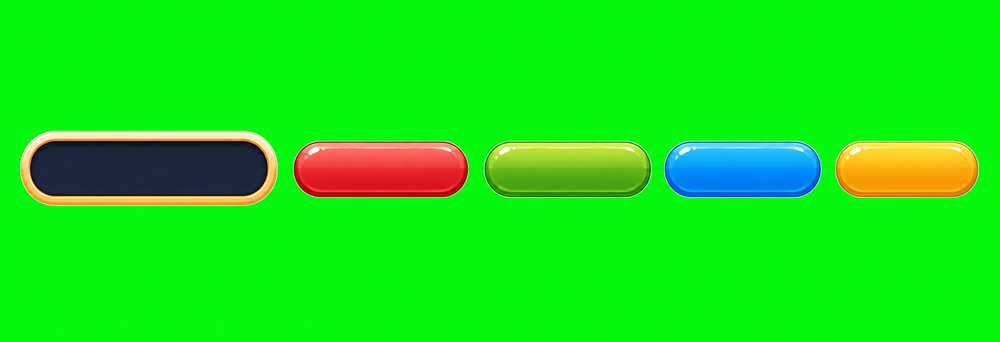
#> input picture 美术开发/元素提取/battle_screen_new_style/image2_raw/ui_hp_capsule_gold_groove_image2_chroma.png, 1000 x 342 px, shrunk from 2146 x 733 before the run
$ python import_battle_hp_capsule_image2.py
#> lines starting #> are read from the running program, lines starting #| are printed output that depends on the picture; after the words box and inside, x2 and y2 are one past the last pixel; in counts of white or black regions, pixels touching at a corner belong together
#!/usr/bin/env python3
"""Split the image-2 gold-groove HP sheet into formal and runtime assets."""

from __future__ import annotations

from collections import deque
from pathlib import Path

from PIL import Image


ROOT = Path(__file__).resolve().parents[2]
RAW_SOURCE = ROOT / "美术开发/元素提取/battle_screen_new_style/image2_raw/ui_hp_capsule_gold_groove_image2_chroma.png"
ALPHA_SOURCE = ROOT / "美术开发/元素提取/battle_screen_new_style/image2_alpha/ui_hp_capsule_gold_groove.png"
FORMAL_DIR = ROOT / "美术开发/正式拆分/battle_screen_new_style/ui"
RUNTIME_DIR = ROOT / "assets/images/battle/ui"


def remove_connected_background(image: Image.Image, threshold: int = 80) -> Image.Image:
    """Remove only chroma pixels connected to the border, preserving the green HP fill."""
    image = image.convert("RGBA")
    pixels = image.load()
    width, height = image.size
    samples = [
        pixels[0, 0][:3],
        pixels[width - 1, 0][:3],
        pixels[0, height - 1][:3],
        pixels[width - 1, height - 1][:3],
    ]
    key = tuple(sum(sample[i] for sample in samples) // len(samples) for i in range(3))
    seen = bytearray(width * height)
    queue: deque[tuple[int, int]] = deque()

    def close_to_key(x: int, y: int) -> bool:
        r, g, b, _ = pixels[x, y]
        return ((r - key[0]) ** 2 + (g - key[1]) ** 2 + (b - key[2]) ** 2) ** 0.5 <= threshold

    def push(x: int, y: int) -> None:
        index = y * width + x
        if seen[index] or not close_to_key(x, y):
            return
        seen[index] = 1
        queue.append((x, y))

    for x in range(width):
        push(x, 0)
        push(x, height - 1)
    for y in range(height):
        push(0, y)
        push(width - 1, y)
    while queue:
        x, y = queue.popleft()
        pixels[x, y] = (0, 0, 0, 0)
        for nx, ny in ((x + 1, y), (x - 1, y), (x, y + 1), (x, y - 1)):
            if 0 <= nx < width and 0 <= ny < height:
                push(nx, ny)
    return image


def component_boxes(image: Image.Image, min_area: int = 12000) -> list[tuple[int, int, int, int]]:
    alpha = image.getchannel("A")
    pixels = alpha.load()
    width, height = image.size
    seen = bytearray(width * height)
    boxes: list[tuple[int, int, int, int]] = []
    for y in range(height):
        for x in range(width):
            index = y * width + x
            if seen[index] or pixels[x, y] < 24:
                continue
            queue = deque([(x, y)])
            seen[index] = 1
            min_x = max_x = x
            min_y = max_y = y
            area = 0
            while queue:
                cx, cy = queue.popleft()
                area += 1
                min_x = min(min_x, cx)
                max_x = max(max_x, cx)
                min_y = min(min_y, cy)
                max_y = max(max_y, cy)
                for nx, ny in ((cx + 1, cy), (cx - 1, cy), (cx, cy + 1), (cx, cy - 1)):
                    if nx < 0 or ny < 0 or nx >= width or ny >= height:
                        continue
                    next_index = ny * width + nx
                    if seen[next_index] or pixels[nx, ny] < 24:
                        continue
                    seen[next_index] = 1
                    queue.append((nx, ny))
            if area >= min_area:
                boxes.append((min_x, min_y, max_x + 1, max_y + 1))
    return boxes


def crop(image: Image.Image, box: tuple[int, int, int, int], pad: int = 8) -> Image.Image:
    left, top, right, bottom = box
    return image.crop((
        max(0, left - pad),
        max(0, top - pad),
        min(image.width, right + pad),
        min(image.height, bottom + pad),
    ))


def save(image: Image.Image, name: str) -> None:
    FORMAL_DIR.mkdir(parents=True, exist_ok=True)
    RUNTIME_DIR.mkdir(parents=True, exist_ok=True)
    image.save(FORMAL_DIR / name)
    image.save(RUNTIME_DIR / name)
    print(f"{name}: {image.width}x{image.height}")


def make_frame_overlay(frame: Image.Image) -> Image.Image:
    """Clear the connected navy track so the decorative frame can sit above a dynamic bar."""
    overlay = frame.convert("RGBA").copy()
    pixels = overlay.load()
    width, height = overlay.size
    seen = bytearray(width * height)
    queue = deque([(width // 2, height // 2)])

    def is_track_pixel(x: int, y: int) -> bool:
        r, g, b, a = pixels[x, y]
        return a > 0 and max(r, g, b) < 145

    while queue:
        x, y = queue.popleft()
        index = y * width + x
        if seen[index] or not is_track_pixel(x, y):
            continue
        seen[index] = 1
        pixels[x, y] = (0, 0, 0, 0)
        for nx, ny in ((x + 1, y), (x - 1, y), (x, y + 1), (x, y - 1)):
            if 0 <= nx < width and 0 <= ny < height:
                queue.append((nx, ny))
    return overlay


def main() -> None:
    sheet = remove_connected_background(Image.open(RAW_SOURCE))
#> in remove_connected_background, `samples = [ pixels[0, 0][:3], pixels[width - 1, 0][:3], pixels[0, heig..`: samples = [(8, 244, 21), (7, 245, 14), (7, 247, 15), (9, 247, 19)]
#> in remove_connected_background, `key = tuple(sum(sample[i] for sample in samples) // len(samples) for i..`: key = (7, 245, 17)
#> the loop in remove_connected_background, `for x in range(width):` made 1000 passes
#> the loop in remove_connected_background, `for y in range(height):` made 342 passes
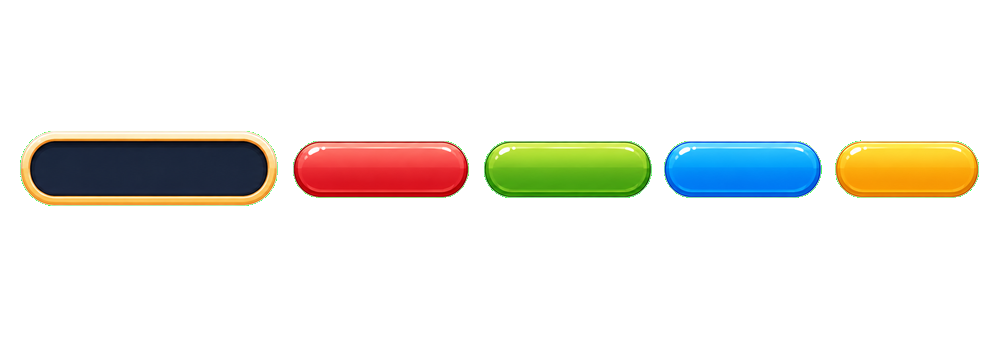
#> sheet: PIL image 1000x342 RGBA; mean R, G, B, A 20.6, 19.3, 13.8, 39.2; transparent parts drawn white
    ALPHA_SOURCE.parent.mkdir(parents=True, exist_ok=True)
    sheet.save(ALPHA_SOURCE)
    boxes = sorted(component_boxes(sheet), key=lambda box: box[0])
#> in component_boxes, `alpha = image.getchannel("A")`:
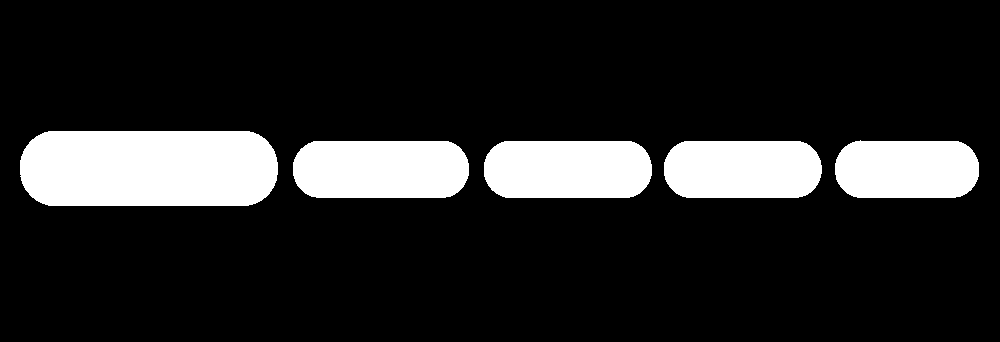
#> alpha: PIL image 1000x342 L; 15.4% white; 5 white regions, box (x1, y1, x2, y2) and area: (20, 131, 278, 206) 18286, (293, 141, 469, 198) 9399, (484, 141, 652, 198) 8959, (664, 141, 822, 198) 8361, (835, 140, 979, 198) 7590
    if len(boxes) != 5:
#> (the run stopped early here; a loop or call above may not have finished)
